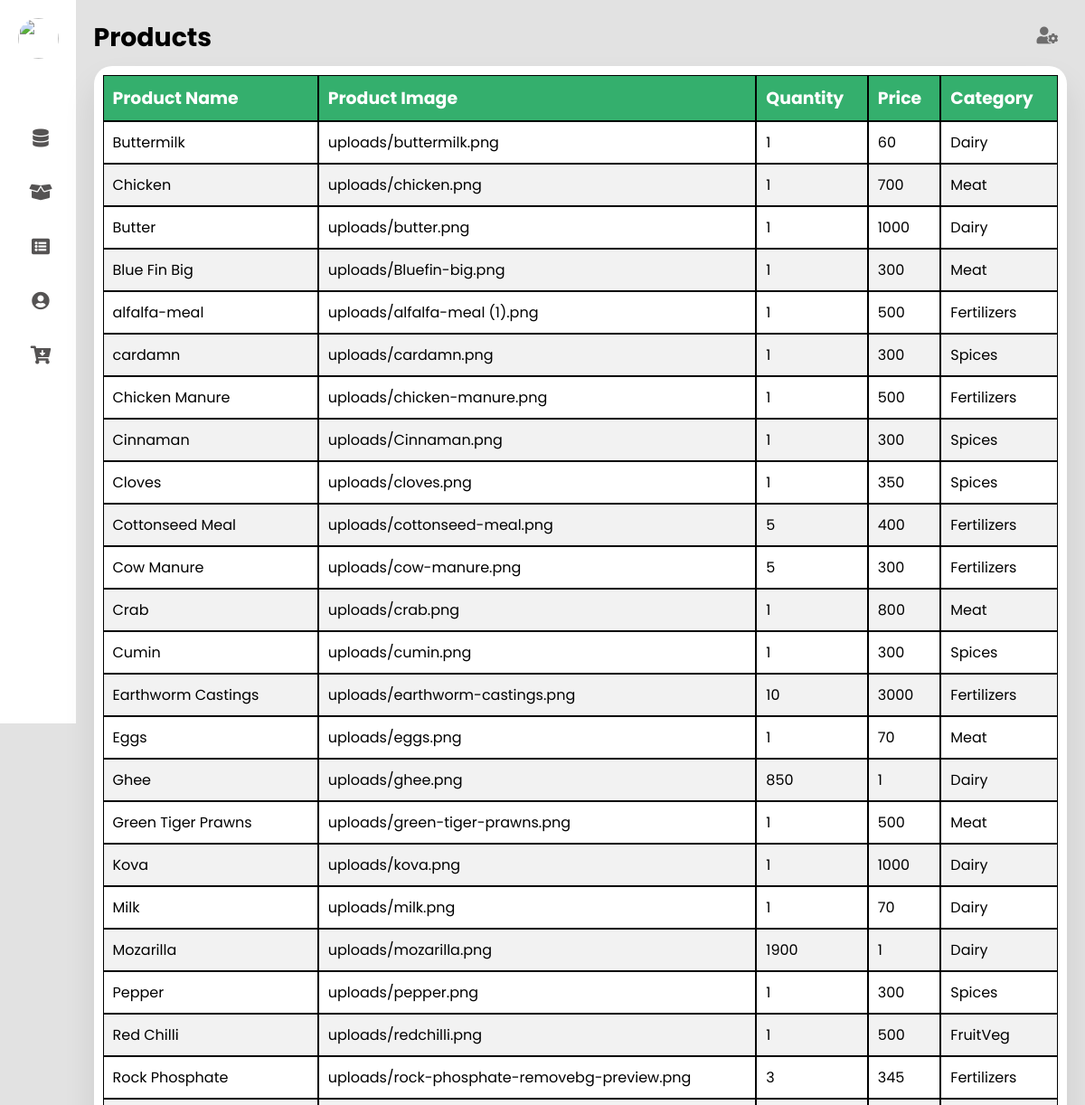
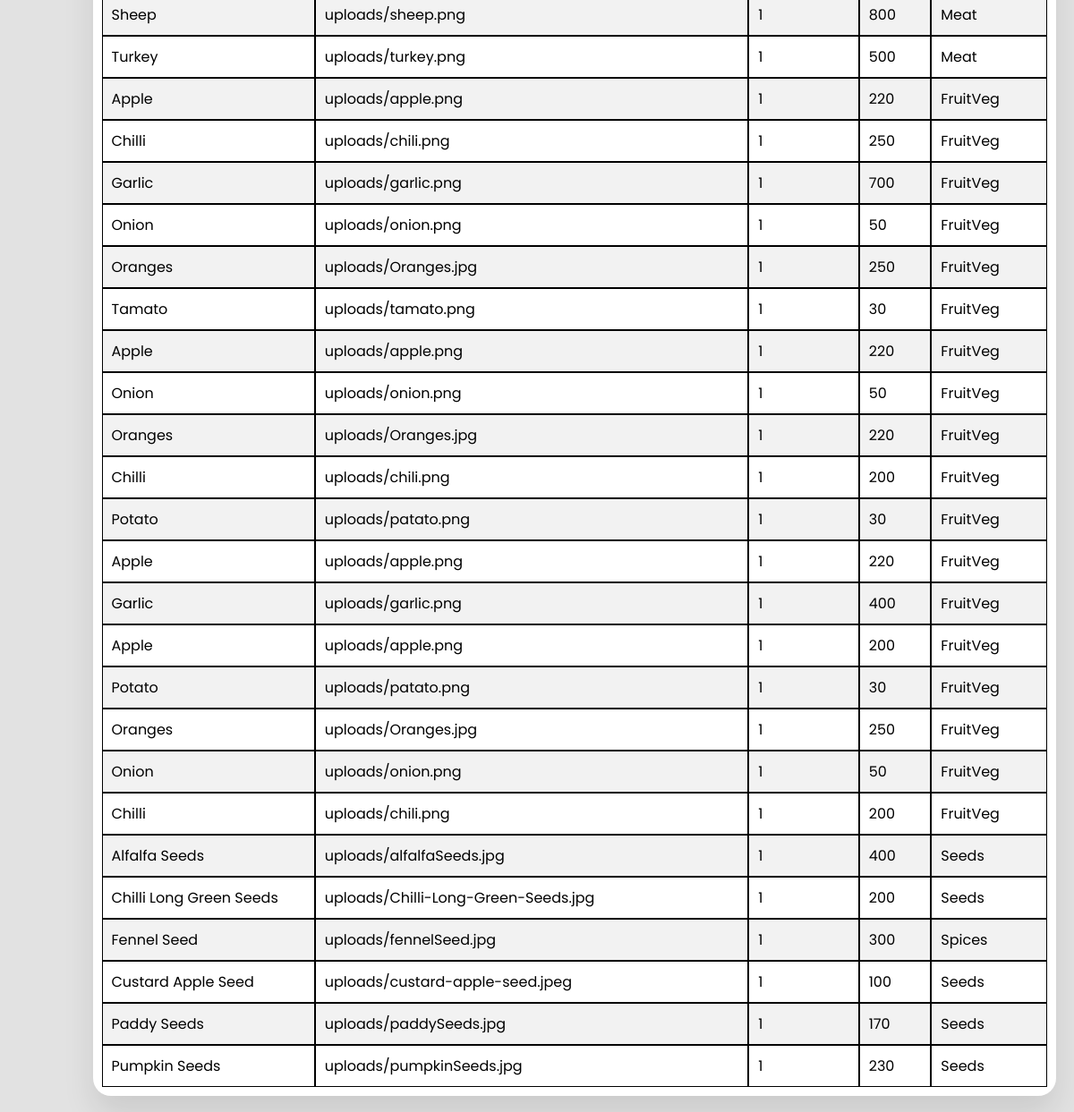
Before: /admin/admin_products.php with the older database file (2 pictures, top to bottom).
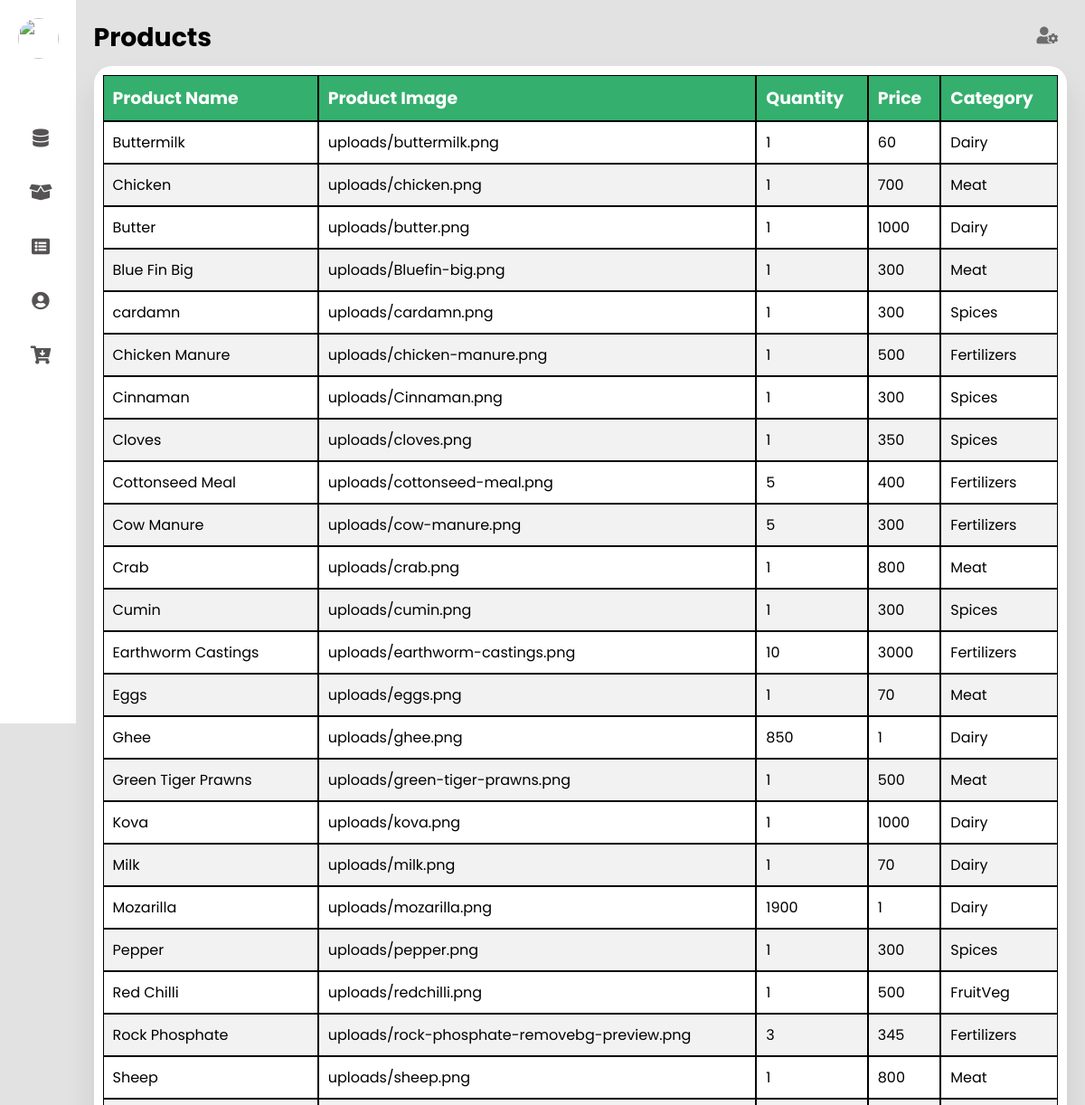
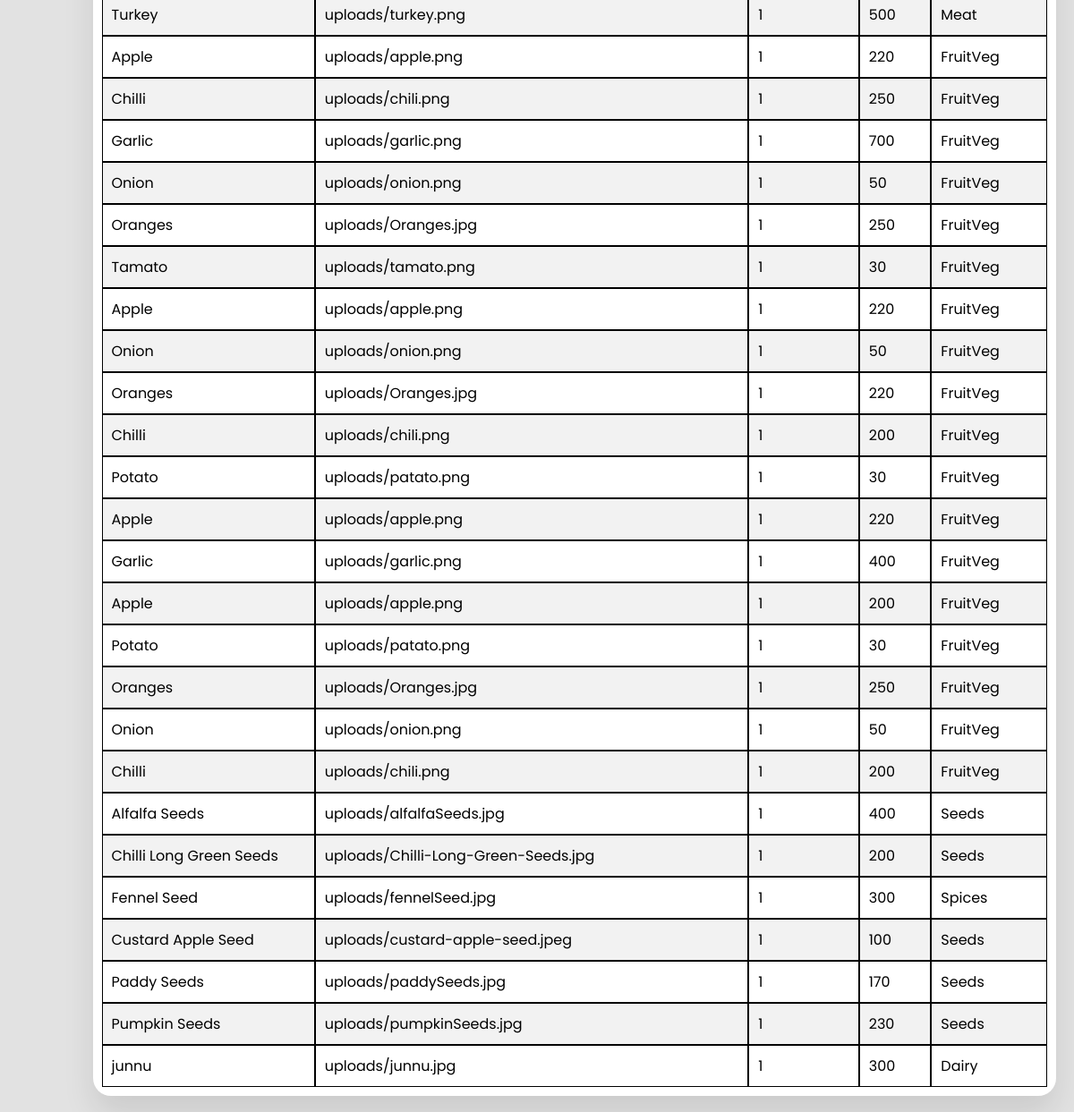
After: the same page with the newer database file (2 pictures, top to bottom).
### tables this page shows
CREATE TABLE `product` (
  `product_id` int(11) NOT NULL,
  `product_name` varchar(225) NOT NULL,
  `price` int(4) NOT NULL,
  `quantity` int(4) NOT NULL,
  `category` varchar(20) NOT NULL,
  `product_image` varchar(225) NOT NULL
);

### admin/admin_products.php (the view, shortened to what this page needs)
<?php
$servername = "localhost";
$username = "root";
$password = "";
$dbname = "bhumi";
$conn = mysqli_connect($servername, $username, $password, $dbname);
$sql = "SELECT product_name, product_image, price, quantity, category FROM product";
$result = mysqli_query($conn, $sql);
echo ' <span style="font-family: verdana, geneva, sans-serif;"><!DOCTYPE html>
    <html lang="en">
    <head>
      <meta charset="UTF-8" />
      <link rel="stylesheet" href="orders_list.css">
      <title>Products</title>
      <link rel="stylesheet" href="admin.css" />
      <link rel="stylesheet" href="https://cdnjs.cloudflare.com/ajax/libs/font-awesome/5.15.4/css/all.min.css"/>
    </head>
    <body>
      <div class="container">
        <nav>
        <ul>
        <li><a href="#" class="logo">
          <img src="https://i.imgur.com/oRhEAUj.jpg">
          <span class="nav-item">Admin</span>
        </a></li>
        <li><a href="admin.php">
          <i class="fas fa-database"></i>
          <span class="nav-item">Dashboard</span>
        </a></li>
        <li><a href="admin_products.php">
          <i class="fas fa-box-open"></i>
          <span class="nav-item">products</span>
        </a></li>
        <li><a href="orders_list.php">
          <i class="fas fa-list-alt"></i>
          <span class="nav-item">orders</span>
        </a></li>
        <li><a href="admin_users.php">
          <i class="fas fa-user-circle"></i>
          <span class="nav-item">Users</span>
        </a></li>
        <li><a href="upload.php">
          <i class="fas fa-cart-arrow-down"></i>
          <span class="nav-item">Add Products</span>
        </a></li>
      </ul>
        </nav>
        <section class="main">
          <div class="main-top">
            <h1>Products</h1>
            <i class="fas fa-user-cog"></i>
          </div>
          <div class="users">';
          echo '<table border="1" cellpadding="10" cellspacing="0">';
echo '<thead>';
echo '<tr>';
echo '<th>Product Name</th>';
echo '<th>Product Image</th>';
echo '<th>Quantity</th>';
echo '<th>Price</th>';
echo '<th>Category</th>';
echo '</tr>';
echo '</thead>';
echo '<tbody>';
if (mysqli_num_rows($result) >  0) {
    while($row = mysqli_fetch_assoc($result)) {
        echo '<tr>';
        echo '<td>' . $row["product_name"] . '</td>';
        echo '<td>' . $row["product_image"] . '</td>';
        echo '<td>' . $row["quantity"] . '</td>';
        echo '<td>' . $row["price"] . '</td>';
        echo '<td>' . $row["category"] . '</td>';
        echo '</tr>';
    }
} else {
    echo '<tr><td colspan="5">No results found.</td></tr>';
}
echo "</div>";
echo '</body>';
echo '</body>';
echo '</html>';
?>

Changed rows visible on the page:
removed product: product_name "alfalfa-meal", product_image "uploads/alfalfa-meal (1).png", quantity "1", price "500", category "Fertilizers"
added product: product_name "junnu", product_image "uploads/junnu.jpg", quantity "1", price "300", category "Dairy"
